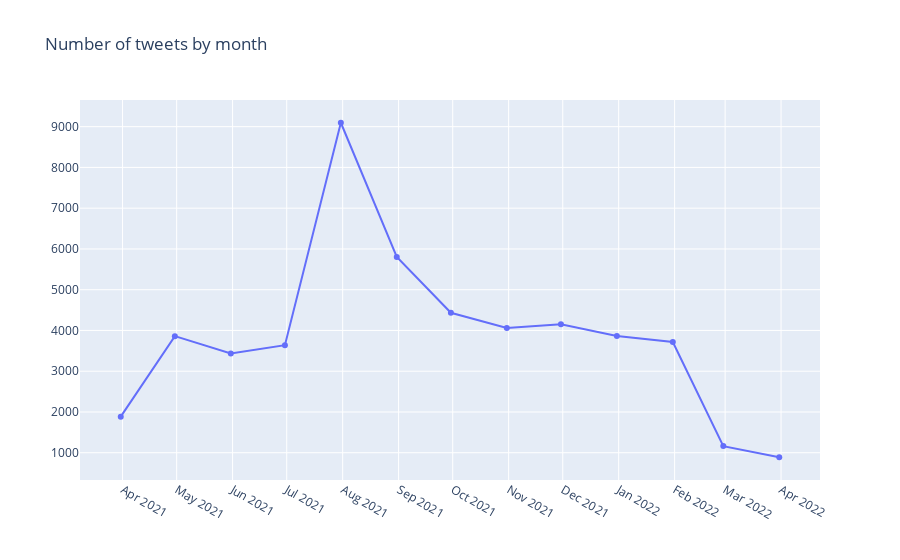

Write notebook code for a chart like this one.
### Code cell
# corpus.viz.timeline(freq='1m')
# meta

"""
todo:
wordcloud(corpus)
timeline(corpus)

corpus.viz.wordcloud()
corpus.viz.timeline()
"""


import pandas as pd
import plotly.graph_objects as go

traces = list()
time_period_groups = groups
trace = go.Scatter(x=[g for g, _ in time_period_groups], 
                   y=[len(c) for _, c in time_period_groups],
                  name=f"Freq")
# traces
fig = go.Figure([trace])
fig.update_xaxes(
    dtick="M1"
)
fig.update_layout(
    title=f"Number of tweets by month",
)
fig.show()

### Figure 1 — Plotly figure (JSON) as saved in the notebook; plotly's stock layout.template omitted (floating-point values rounded to 4 significant figures)
{"data": [{"name": "Freq", "type": "scatter", "x": ["2021-03-31T00:00:00", "2021-04-30T00:00:00", "2021-05-31T00:00:00", "2021-06-30T00:00:00", "2021-07-31T00:00:00", "2021-08-31T00:00:00", "2021-09-30T00:00:00", "2021-10-31T00:00:00", "2021-11-30T00:00:00", "2021-12-31T00:00:00", "2022-01-31T00:00:00", "2022-02-28T00:00:00", "2022-03-31T00:00:00"], "y": [1885, 3860, 3436, 3639, 9096, 5804, 4433, 4061, 4152, 3865, 3718, 1162, 889]}], "layout": {"title": {"text": "Number of tweets by month"}, "xaxis": {"dtick": "M1"}}}
